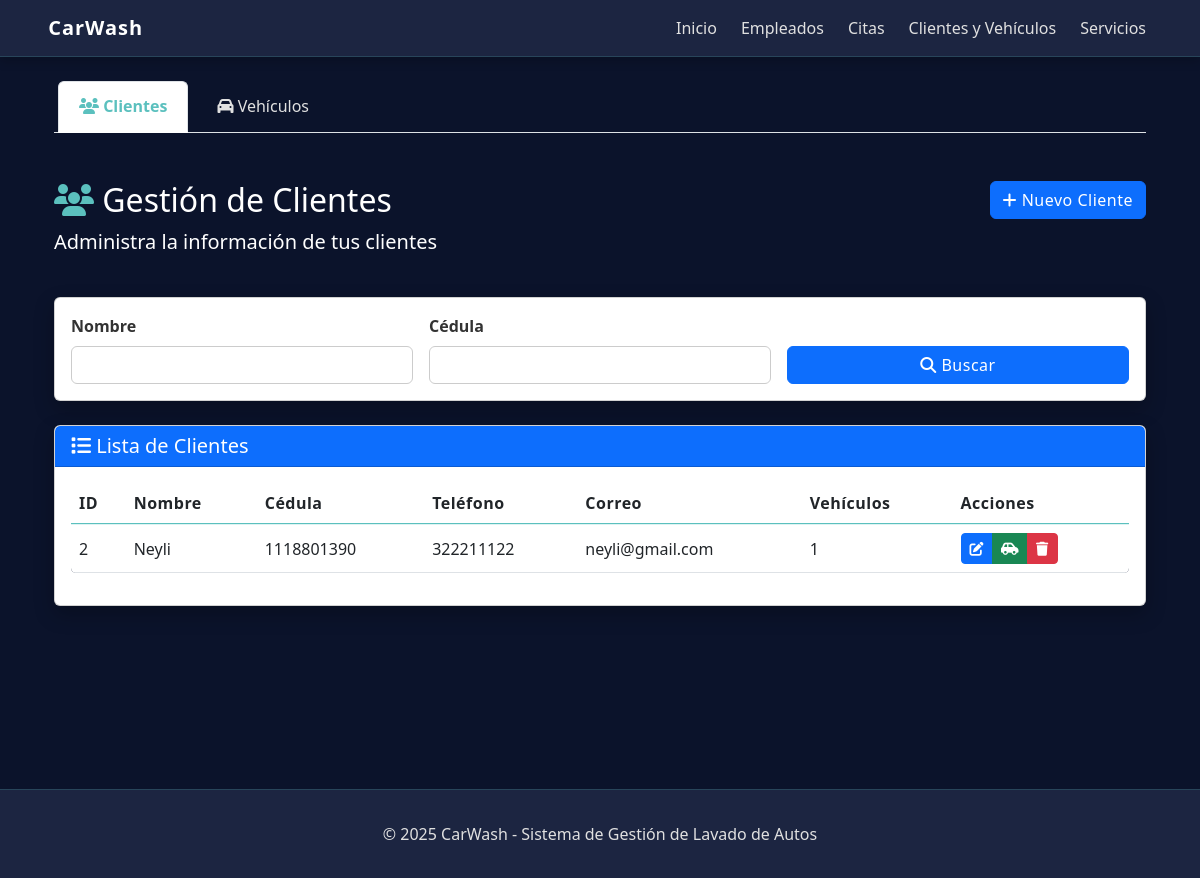
Screenshot of /bodega/ with the database file from the repository.
### DbWash/models.py (models this page shows, shortened)
class Cliente(models.Model):
    nombre = models.CharField(max_length=100, null=False)
    cedula = models.CharField(max_length=15, null=False)
    direccion = models.CharField(max_length=200, null=False)
    telefono = models.CharField(max_length=15, null=False)
    correo = models.EmailField(max_length=100, null=False)

### CarWash/views.py (the view)
# urls.py: path('bodega/', views.bodega, name='bodega'),
def bodega(request):
    nombre_cliente = request.GET.get('nombre_cliente', '')
    cedula = request.GET.get('cedula', '')
    placa = request.GET.get('placa', '')
    marca = request.GET.get('marca', '')
    cliente_nombre = request.GET.get('cliente_nombre', '')
    tab = request.GET.get('tab', 'clientes')
    clientes_list = Cliente.objects.all().order_by('nombre')
    if nombre_cliente:
        clientes_list = clientes_list.filter(nombre__icontains=nombre_cliente)
    if cedula:
        clientes_list = clientes_list.filter(cedula__icontains=cedula)
    vehiculos_list = Vehiculo.objects.all().order_by('marca', 'modelo')
    if placa:
        vehiculos_list = vehiculos_list.filter(placa__icontains=placa)
    if marca:
        vehiculos_list = vehiculos_list.filter(marca__icontains=marca)
    if cliente_nombre:
        vehiculos_list = vehiculos_list.filter(cliente__nombre__icontains=cliente_nombre)
    paginator_clientes = Paginator(clientes_list, 10)
    page_clientes = request.GET.get('page')
    clientes = paginator_clientes.get_page(page_clientes)
    paginator_vehiculos = Paginator(vehiculos_list, 10)
    page_vehiculos = request.GET.get('page')
    vehiculos = paginator_vehiculos.get_page(page_vehiculos)
    context = {
        'clientes': clientes,
        'vehiculos': vehiculos,
        'tab': tab
    }
    return render(request, 'bodega.html', context)

### DbWash/models.py (called while the page is built)
    def __str__(self):
        return f"{self.marca} {self.modelo} ({self.placa})"

    def get_total(self):
        return sum(servicio.precio for servicio in self.servicios.all())

### templates/bodega.html (shortened to what this page needs)
{% extends "./layouts/base.html" %}
{% block content %}
    <div class="container">
        <ul class="nav nav-tabs mb-4" id="myTab" role="tablist">
            <li class="nav-item" role="presentation">
                <button class="nav-link active" id="clientes-tab" data-bs-toggle="tab" data-bs-target="#clientes" type="button" role="tab" aria-controls="clientes" aria-selected="true">
                    <i class="fas fa-users"></i> Clientes
                </button>
            </li>
            <li class="nav-item" role="presentation">
                <button class="nav-link" id="vehiculos-tab" data-bs-toggle="tab" data-bs-target="#vehiculos" type="button" role="tab" aria-controls="vehiculos" aria-selected="false">
                    <i class="fas fa-car"></i> Vehículos
                </button>
            </li>
        </ul>
        <div class="tab-content" id="myTabContent">
            <div class="tab-pane fade show active" id="clientes" role="tabpanel" aria-labelledby="clientes-tab">
                <div class="row mb-4">
                    <div class="col-md-8">
                        <h2 style="color: white !important;"><i class="fas fa-users" style="color: #5bc0be !important;"></i> Gestión de Clientes</h2>
                        <p class="lead" style="color: white !important;">Administra la información de tus clientes</p>
                    </div>
                    <div class="col-md-4 text-end">
                        <button type="button" class="btn btn-primary" data-bs-toggle="modal" data-bs-target="#nuevoClienteModal">
                            <i class="fas fa-plus"></i> Nuevo Cliente
                        </button>
                    </div>
                </div>
                <div class="card mb-4">
                    <div class="card-body">
                        <form method="get" class="row g-3">
                            <div class="col-md-4">
                                <label for="nombre_cliente" class="form-label" style="color: #333333 !important; font-weight: 600;">Nombre</label>
                                <input type="text" class="form-control" id="nombre_cliente" name="nombre_cliente" value="{{ request.GET.nombre_cliente }}" style="color: #333333 !important;">
                            </div>
                            <div class="col-md-4">
                                <label for="cedula" class="form-label" style="color: #333333 !important; font-weight: 600;">Cédula</label>
                                <input type="text" class="form-control" id="cedula" name="cedula" value="{{ request.GET.cedula }}" style="color: #333333 !important;">
                            </div>
                            <div class="col-md-4 d-flex align-items-end">
                                <button type="submit" class="btn btn-primary w-100">
                                    <i class="fas fa-search"></i> Buscar
                                </button>
                            </div>
                        </form>
                    </div>
                </div>
                <div class="card">
                    <div class="card-header bg-primary text-white">
                        <h5 class="mb-0"><i class="fas fa-list"></i> Lista de Clientes</h5>
                    </div>
                    <div class="card-body">
                        <div class="table-responsive">
                            <table class="table table-hover">
                                <thead>
                                    <tr>
                                        <th>ID</th>
                                        <th>Nombre</th>
                                        <th>Cédula</th>
                                        <th>Teléfono</th>
                                        <th>Correo</th>
                                        <th>Vehículos</th>
                                        <th>Acciones</th>
                                    </tr>
                                </thead>
                                <tbody>
                                    {% if clientes %}
                                        {% for cliente in clientes %}
                                            <tr>
                                                <td>{{ cliente.id }}</td>
                                                <td>{{ cliente.nombre }}</td>
                                                <td>{{ cliente.cedula }}</td>
                                                <td>{{ cliente.telefono }}</td>
                                                <td>{{ cliente.correo }}</td>
                                                <td>{{ cliente.vehiculo_set.count }}</td>
                                                <td>
                                                    <div class="btn-group btn-group-sm">
                                                        <button class="btn btn-primary" data-bs-toggle="modal" data-bs-target="#editarClienteModal{{ cliente.id }}">
                                                            <i class="fas fa-edit"></i>
                                                        </button>
                                                        <button class="btn btn-success" data-bs-toggle="modal" data-bs-target="#agregarVehiculoModal{{ cliente.id }}">
                                                            <i class="fas fa-car-side"></i>
                                                        </button>
                                                        <button class="btn btn-danger" data-bs-toggle="modal" data-bs-target="#eliminarClienteModal{{ cliente.id }}">
                                                            <i class="fas fa-trash"></i>
                                                        </button>
                                                    </div>
                                                </td>
                                            </tr>
                                        {% endfor %}
                                    {% else %}
                                        <tr>
                                            <td colspan="7" class="text-center">No hay clientes registrados</td>
                                        </tr>
                                    {% endif %}
                                </tbody>
                            </table>
                        </div>
                    </div>
                </div>
            </div>
        </div>
    </div>
{% endblock %}

### static/css/style.css (style rules this page uses)
:root { --primary-color: #3a506b; --secondary-color: #1c2541; --accent-color: #5bc0be; --highlight-color: #e3b505; --dark-color: #0b132b; --success-color: #2d936c; --danger-color: #e63946; --warning-color: #ffb703; --info-color: #4cc9f0; --bg-dark: #0b132b; --bg-card: #1c2541; --bg-element: #243055; --text-primary: #ffffff; --text-secondary: #e0e0e0; --text-muted: #a0b0c5; --border-color: rgba(91, 192, 190, 0.2); --shadow-color: rgba(0, 0, 0, 0.25); --glass-bg: rgba(91, 192, 190, 0.05); }
* { margin: 0; padding: 0; box-sizing: border-box; }
body { font-family: 'Poppins', 'Segoe UI', sans-serif; background: linear-gradient(135deg, var(--bg-dark) 0%, var(--dark-color) 100%); color: var(--text-primary); min-height: 100vh; display: flex; flex-direction: column; line-height: 1.6; }
.container { width: 100%; padding: 0 2rem; margin: 0 auto; max-width: 1200px; }
.card { background: var(--bg-card); border-radius: 10px; box-shadow: 0 8px 20px var(--shadow-color); backdrop-filter: blur(8px); border: 1px solid var(--border-color); transition: all 0.3s ease; overflow: hidden; margin-bottom: 1.5rem; }
.card-header { background: var(--secondary-color); padding: 1rem 1.5rem; border-bottom: 1px solid var(--border-color); font-weight: 600; }
.card-body { padding: 1.5rem; }
.nav-link { color: var(--text-secondary) !important; font-weight: 500; padding: 0.5rem 1rem; margin: 0 0.25rem; border-radius: 5px; transition: all 0.3s ease; }
.nav-link:hover, .nav-link.active { color: var(--accent-color) !important; background: var(--glass-bg); }
.btn { padding: 0.625rem 1.25rem; border-radius: 5px; font-weight: 500; transition: all 0.3s ease; letter-spacing: 0.5px; border: none; }
.btn-primary { background: var(--primary-color); color: var(--text-primary); }
.btn-success { background: var(--success-color); color: var(--text-primary); }
.btn-danger { background: var(--danger-color); color: var(--text-primary); }
.table { width: 100%; margin-bottom: 1rem; color: var(--text-primary); border-collapse: separate; border-spacing: 0; border-radius: 5px; overflow: hidden; }
.table th { background: var(--secondary-color); padding: 1rem; font-weight: 600; letter-spacing: 0.5px; border-bottom: 2px solid var(--accent-color); }
.table td { padding: 0.75rem 1rem; color: var(--text-secondary); border-top: 1px solid var(--border-color); vertical-align: middle; }
.table tbody tr { background: var(--bg-card); transition: all 0.2s ease; }
.table-responsive { border-radius: 5px; overflow-x: auto; }
.form-control, .form-select { background: var(--bg-element); border: 1px solid var(--border-color); border-radius: 5px; padding: 0.625rem 1rem; color: var(--text-primary); transition: all 0.3s ease; }
.form-control::placeholder { color: var(--text-muted); opacity: 0.7; }
.form-label { color: var(--text-secondary); font-weight: 500; margin-bottom: 0.5rem; }
.bg-primary { background-color: var(--primary-color) !important; }
.nav-tabs { border-bottom: 1px solid var(--border-color); }
.nav-tabs .nav-link { color: var(--text-secondary); background: transparent; border: none; border-bottom: 3px solid transparent; border-radius: 0; padding: 0.75rem 1.25rem; font-weight: 500; transition: all 0.2s ease; }
.nav-tabs .nav-link.active { color: var(--accent-color); background: transparent; border-bottom: 3px solid var(--accent-color); font-weight: 600; }
.tab-content { padding: 1.5rem 0; }
.text-white { color: var(--text-primary) !important; }
.lead { color: var(--text-secondary); font-weight: 400; }
h1, h2, h3, h4, h5, h6 { color: var(--text-primary); font-weight: 600; margin-bottom: 1rem; }
.row h1, .row .lead { color: var(--text-primary) !important; }
.card .card-body .form-label { color: #333333 !important; font-weight: 600; }
.form-control, .form-select { color: #333333 !important; }
.card .card-body .form-control, .card .card-body .form-select { background-color: #ffffff; border-color: #cccccc; color: #333333 !important; }

### templates/layouts/base.html (style rules this page uses)
.modal-body label, .card-body label { color: #333333 !important; font-weight: 600 !important; }

### rows the page displays
Cliente: id "2", nombre "Neyli", cedula "1118801390", telefono "322211122", correo "neyli@gmail.com", vehiculo_set.count "1"
